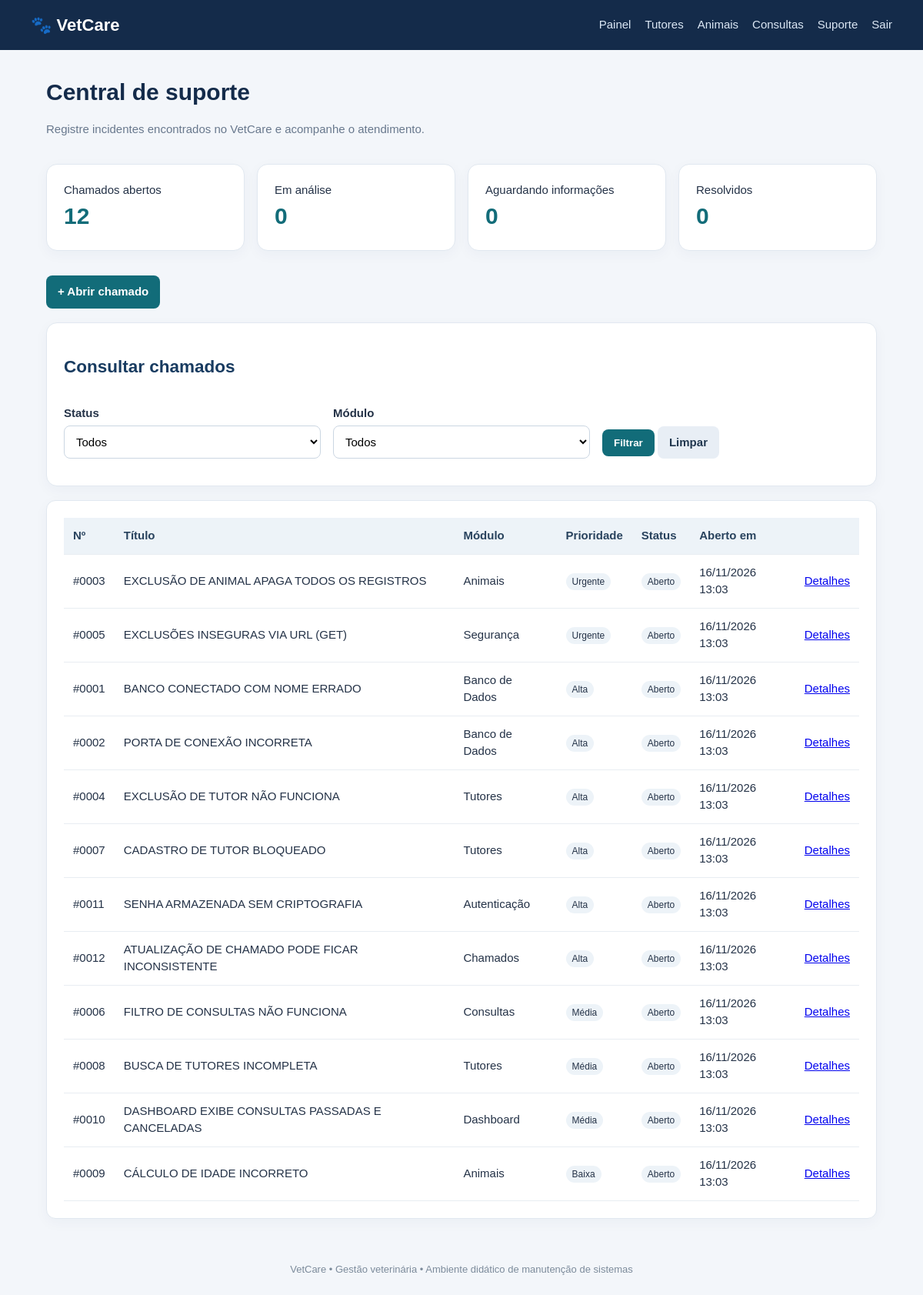
The app's page /chamados/index.php (signed in), older data.
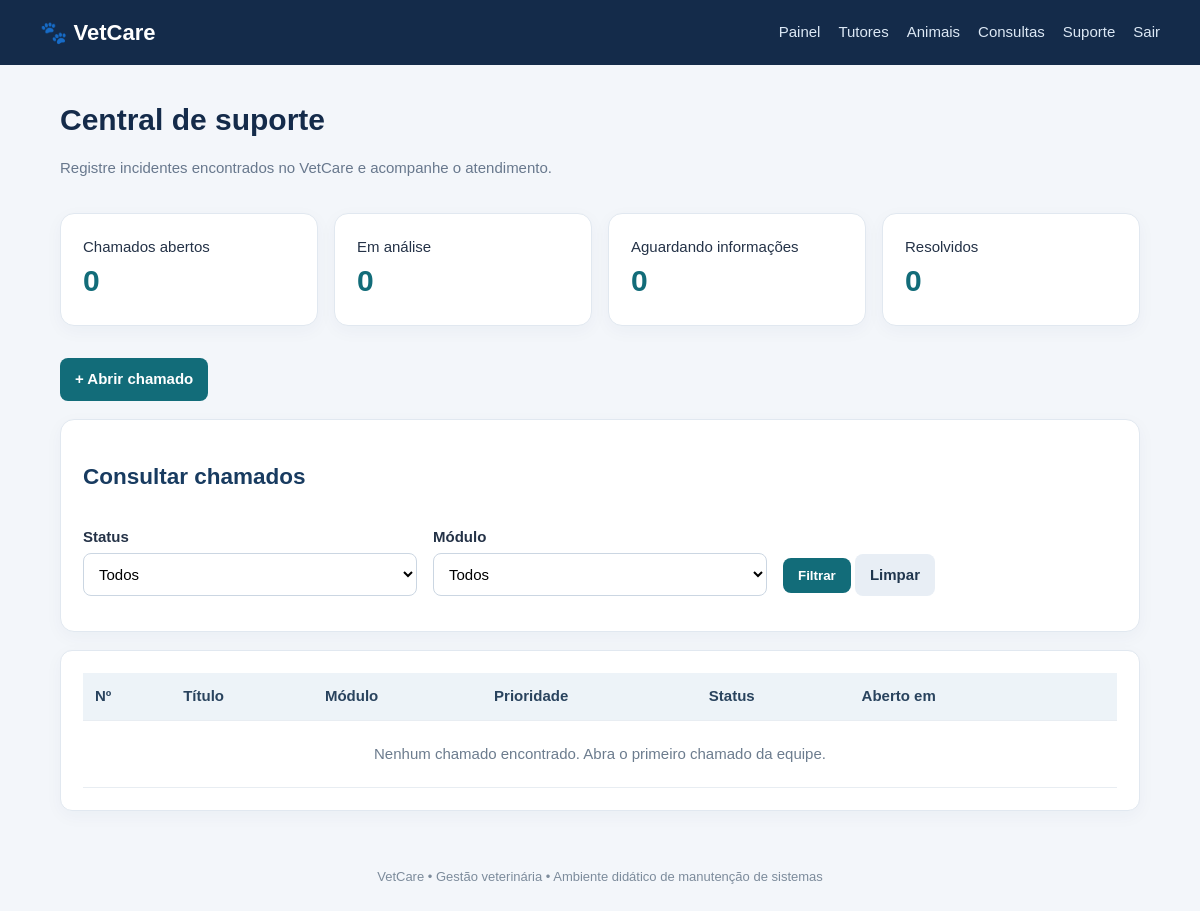
The same page, newer data.
### tables this page shows
CREATE TABLE chamados (
  id INT AUTO_INCREMENT PRIMARY KEY,
  titulo VARCHAR(160) NOT NULL,
  modulo VARCHAR(60) NOT NULL,
  solicitante VARCHAR(120) NOT NULL,
  equipe VARCHAR(100),
  descricao TEXT NOT NULL,
  passos TEXT NOT NULL,
  resultado_esperado TEXT NOT NULL,
  resultado_obtido TEXT NOT NULL,
  severidade ENUM('Baixa','Média','Alta','Crítica') NOT NULL DEFAULT 'Média',
  prioridade ENUM('Baixa','Média','Alta','Urgente') NOT NULL DEFAULT 'Média',
  status ENUM('Aberto','Em análise','Aguardando informações','Resolvido','Fechado') NOT NULL DEFAULT 'Aberto',
  responsavel VARCHAR(120),
  criado_em TIMESTAMP DEFAULT CURRENT_TIMESTAMP,
  atualizado_em TIMESTAMP DEFAULT CURRENT_TIMESTAMP ON UPDATE CURRENT_TIMESTAMP
);

### chamados/index.php (the view, shortened to what this page needs)
<?php
require_once __DIR__.'/../config/database.php';require_once __DIR__.'/../config/auth.php';exigirLogin();
$sql="SELECT * FROM chamados WHERE 1=1";$params=[];
$sql.=" ORDER BY FIELD(prioridade,'Urgente','Alta','Média','Baixa'), criado_em DESC";
$stmt=$pdo->prepare($sql);$stmt->execute($params);$rows=$stmt->fetchAll();
$counts=$pdo->query("SELECT status,COUNT(*) total FROM chamados GROUP BY status")->fetchAll(PDO::FETCH_KEY_PAIR);
include __DIR__.'/../includes/header.php';
?>
<h1>Central de suporte</h1>
<p class="muted">Registre incidentes encontrados no VetCare e acompanhe o atendimento.</p>
<div class="grid">
 <div class="stat"><span>Chamados abertos</span><strong><?= (int)($counts['Aberto']??0) ?></strong></div>
 <div class="stat"><span>Em análise</span><strong><?= (int)($counts['Em análise']??0) ?></strong></div>
 <div class="stat"><span>Aguardando informações</span><strong><?= (int)($counts['Aguardando informações']??0) ?></strong></div>
 <div class="stat"><span>Resolvidos</span><strong><?= (int)($counts['Resolvido']??0) ?></strong></div>
</div>
<div class="actions"><a class="btn" href="novo.php">+ Abrir chamado</a></div>
<section class="panel">
<h2>Consultar chamados</h2>
<form method="get" class="grid">
 <div class="field"><label>Status</label><select name="status"><option value="">Todos</option></select></div>
 <div class="field"><label>Módulo</label><select name="modulo"><option value="">Todos</option></select></div>
 <div class="field" style="align-self:end"><button>Filtrar</button> <a class="btn secondary" href="index.php">Limpar</a></div>
</form></section>
<section class="panel table-wrap"><table>
<tr><th>Nº</th><th>Título</th><th>Módulo</th><th>Prioridade</th><th>Status</th><th>Aberto em</th><th></th></tr>
<?php if(!$rows):?><tr><td colspan="7" class="empty">Nenhum chamado encontrado. Abra o primeiro chamado da equipe.</td></tr><?php endif;?>
<?php foreach($rows as $r):?><tr>
<td>#<?=str_pad($r['id'],4,'0',STR_PAD_LEFT)?></td><td><?=htmlspecialchars($r['titulo'])?></td><td><?=htmlspecialchars($r['modulo'])?></td><td><span class="tag"><?=htmlspecialchars($r['prioridade'])?></span></td><td><span class="tag"><?=htmlspecialchars($r['status'])?></span></td><td><?=date('d/m/Y H:i',strtotime($r['criado_em']))?></td><td><a href="ver.php?id=<?=$r['id']?>">Detalhes</a></td>
</tr><?php endforeach;?>
</table></section>
<?php include __DIR__.'/../includes/footer.php';?>

### includes/header.php (shortened to what this page needs)
<!doctype html>
<html lang="pt-br">
<head>
<link rel="stylesheet" href="/vetcare_manutencao_djeniffer/assets/style.css">
</head>
<body>
<header class="topbar">
  <a class="brand" href="/vetcare_manutencao_djeniffer/index.php">🐾 VetCare</a>
  <nav>
    <?php if (!empty($_SESSION['usuario_id'])): ?>
      <a href= "/vetcare_manutencao_djeniffer/index.php">Painel</a>
      <a href="/vetcare_manutencao_djeniffer/tutores/index.php">Tutores</a>
      <a href="/vetcare_manutencao_djeniffer/animais/index.php">Animais</a>
      <a href="/vetcare_manutencao_djeniffer/consultas/index.php">Consultas</a>
      <a href="/vetcare_manutencao_djeniffer/chamados/index.php">Suporte</a>
      <a href="/vetcare_manutencao_djeniffer/logout.php">Sair</a>
    <?php endif; ?>
  </nav>
</header>
<main class="container">

### includes/footer.php
</main>
<footer>VetCare • Gestão veterinária • Ambiente didático de manutenção de sistemas</footer>
</body></html>

### assets/style.css (style rules this page uses)
* { box-sizing:border-box }
body { margin:0;background:#f3f6fa;color:#243247;font:15px/1.5 Arial,sans-serif }
.topbar { background:#142b4a;color:#fff;padding:16px max(22px,calc((100% - 1120px)/2));display:flex;align-items:center;justify-content:space-between;gap:20px;flex-wrap:wrap }
.brand { font-size:22px;font-weight:800;color:#fff;text-decoration:none }
.topbar nav { display:flex;gap:18px;flex-wrap:wrap }
.topbar nav a { color:#dce8f5;text-decoration:none }
.container { max-width:1120px;margin:32px auto;padding:0 20px;min-height:75vh }
h1 { margin:0 0 8px;color:#142b4a }
h2 { color:#183b60 }
.muted { color:#68788d }
.panel,.stat,.login-box { background:white;border:1px solid #e1e8f0;border-radius:14px;padding:22px;box-shadow:0 5px 18px #203c5b0a;margin:18px 0 }
.grid { display:grid;grid-template-columns:repeat(auto-fit,minmax(210px,1fr));gap:16px }
.stat strong { font-size:30px;display:block;color:#126c79 }
.actions { display:flex;gap:8px;flex-wrap:wrap;margin:14px 0 }
.btn,button { display:inline-block;border:0;border-radius:8px;padding:10px 15px;background:#126c79;color:white;text-decoration:none;cursor:pointer;font-weight:700 }
.btn.secondary { background:#e8eef5;color:#20364e }
form .field { margin:13px 0 }
label { display:block;font-weight:700;margin-bottom:5px }
input,select,textarea { width:100%;padding:11px;border:1px solid #cbd6e2;border-radius:8px;font:inherit;background:#fff }
table { width:100%;border-collapse:collapse;background:white }
th,td { text-align:left;padding:12px;border-bottom:1px solid #e8edf2 }
th { background:#edf3f8;color:#29435e }
.table-wrap { overflow-x:auto;border-radius:12px }
.empty { padding:22px;text-align:center;color:#6c7c8e }
footer { text-align:center;color:#7c8b9b;padding:24px;font-size:13px }
.tag { padding:4px 8px;border-radius:20px;background:#edf3f8;font-size:12px }

Row changes from the older to the newer data that the page shows:
removed chamados: id "0003", titulo "EXCLUSÃO DE ANIMAL APAGA TODOS OS REGISTROS", modulo "Animais", prioridade "Urgente", status "Aberto", criado_em "16/11/2026 13:03"
removed chamados: id "0005", titulo "EXCLUSÕES INSEGURAS VIA URL (GET)", modulo "Segurança", prioridade "Urgente", status "Aberto", criado_em "16/11/2026 13:03"
removed chamados: id "0001", titulo "BANCO CONECTADO COM NOME ERRADO", modulo "Banco de Dados", prioridade "Alta", status "Aberto", criado_em "16/11/2026 13:03"
removed chamados: id "0002", titulo "PORTA DE CONEXÃO INCORRETA", modulo "Banco de Dados", prioridade "Alta", status "Aberto", criado_em "16/11/2026 13:03"
removed chamados: id "0004", titulo "EXCLUSÃO DE TUTOR NÃO FUNCIONA", modulo "Tutores", prioridade "Alta", status "Aberto", criado_em "16/11/2026 13:03"
removed chamados: id "0007", titulo "CADASTRO DE TUTOR BLOQUEADO", modulo "Tutores", prioridade "Alta", status "Aberto", criado_em "16/11/2026 13:03"
removed chamados: id "0011", titulo "SENHA ARMAZENADA SEM CRIPTOGRAFIA", modulo "Autenticação", prioridade "Alta", status "Aberto", criado_em "16/11/2026 13:03"
removed chamados: id "0012", titulo "ATUALIZAÇÃO DE CHAMADO PODE FICAR INCONSISTENTE", modulo "Chamados", prioridade "Alta", status "Aberto", criado_em "16/11/2026 13:03"
removed chamados: id "0006", titulo "FILTRO DE CONSULTAS NÃO FUNCIONA", modulo "Consultas", prioridade "Média", status "Aberto", criado_em "16/11/2026 13:03"
removed chamados: id "0008", titulo "BUSCA DE TUTORES INCOMPLETA", modulo "Tutores", prioridade "Média", status "Aberto", criado_em "16/11/2026 13:03"
removed chamados: id "0010", titulo "DASHBOARD EXIBE CONSULTAS PASSADAS E CANCELADAS", modulo "Dashboard", prioridade "Média", status "Aberto", criado_em "16/11/2026 13:03"
removed chamados: id "0009", titulo "CÁLCULO DE IDADE INCORRETO", modulo "Animais", prioridade "Baixa", status "Aberto", criado_em "16/11/2026 13:03"
Text that changed along with them:
$counts['Aberto']: "12" → "0"
text now shown: "Nenhum chamado encontrado. Abra o primeiro chamado da equipe."
